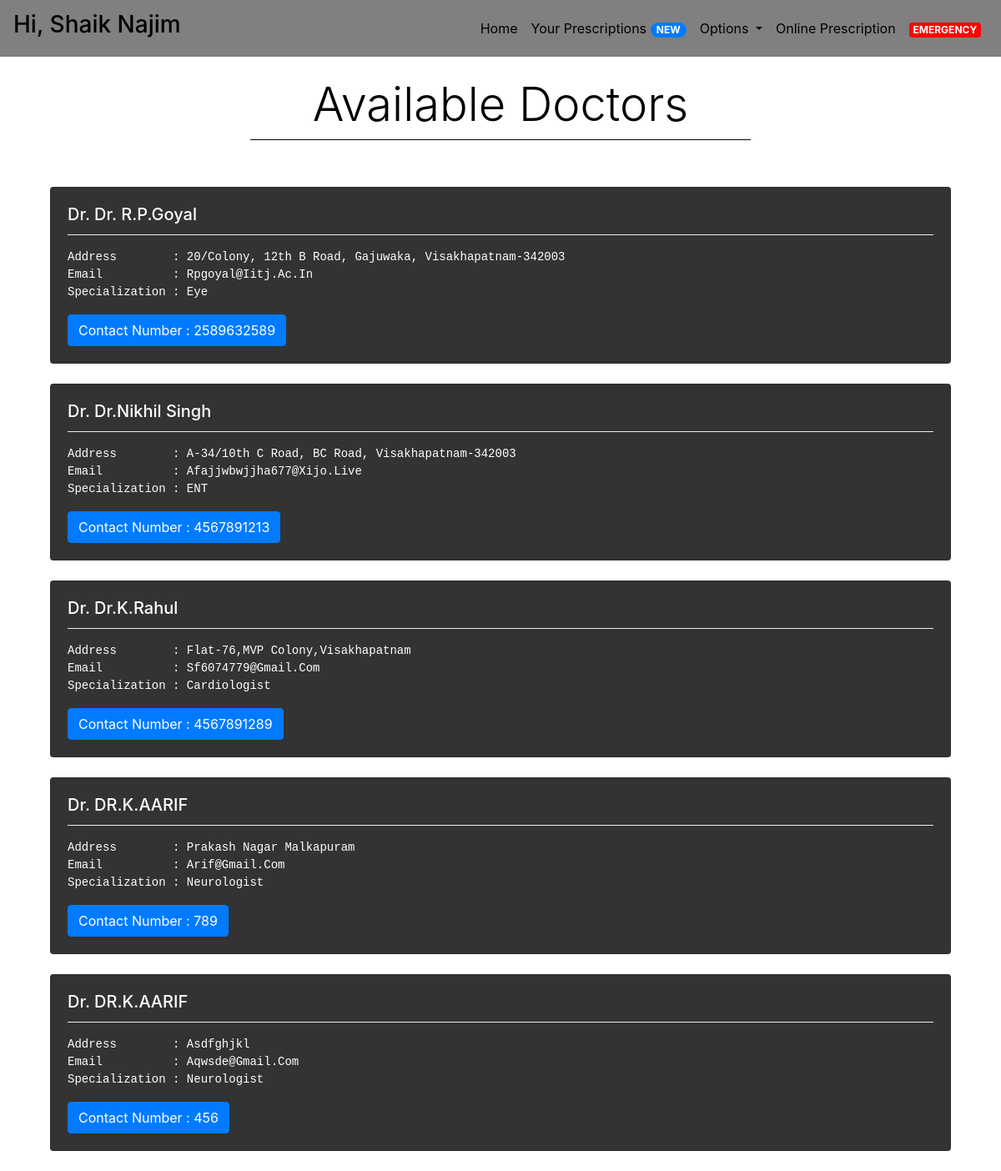
/doctors (signed in), run on the app's committed database.
### dron/models.py (models this page shows, shortened)
class Doctor(models.Model):
    name = models.CharField(max_length = 30)
    address = models.CharField(max_length = 100)
    contactNumber = models.CharField(unique = True, max_length = 10)
    email = models.EmailField(unique = True, max_length = 255)
    specialization = models.CharField(max_length = 100)
    passwordHash = models.CharField(max_length = 64)
    emailHash = models.CharField(max_length = 64)

### dron/views.py (the view)
# urls.py: path('doctors', views.doctors, name = "doctors"),
def doctors(request):
    context = {
        "doctors" : Doctor.objects.all()
    }
    response = render(request,"HealthCentre/doctors.html",context)
    return responseHeadersModifier(response)

### dron/views.py (called while the page is built)
def responseHeadersModifier(response):
    response["Cache-Control"] = "no-cache, no-store, must-revalidate"
    response["Pragma"] = "no-cache"
    response["Expires"] = "0"
    return response

### dron/templates/HealthCentre/doctors.html (shortened to what this page needs)
{% extends "HealthCentre/layout.html" %}
{% block bodytag %}
  {% load static %}
  <body style="background-repeat:no-repeat;background-size:cover;background-position:center;background-image:url('https://slidescorner.com/wp-content/uploads/2022/11/01-Drake-Healthcare-and-Medical-Free-PPT-Background-by-SlidesCorner.com_-1024x576.jpg')">
{% endblock %}
{% block body %}
    <br>
    <h1 style="text-align:center;color:black;" class = "display-4">
      Available Doctors
    </h1>
    <li class="dropdown-divider" style="margin-left:25%;margin-right:25%;border-color:black"></li>
    <br>
    <br>
    {% for doctor in doctors %}
        <div class="row container"style="margin: 0 auto;" >
            <div class="col-sm-12">
                <div class="card"style = "background:rgba(0,0,0,0.8);color:white;">
                    <div class="card-body">
                        <h5 class="card-title">Dr. {{ doctor.name }}</h5>
                        <li class="dropdown-divider"></li>
                        <p class="card-text"><pre style="color:white">Address        : {{ doctor.address }}<br>Email          : {{ doctor.email }}<br>Specialization : {{ doctor.specialization }}</pre></p>
                        <a href="#" class="btn btn-primary">Contact Number : {{ doctor.contactNumber }}</a>
                    </div>
                </div>
            </div>
        </div>
        <br>
    {% empty %}
        <h1 style="text-align:center;color:white" >
            Sorry! No doctors available right now. Please try again later!
        </h1>
    {% endfor %}
{% endblock %}

### dron/static/style.css (style rules this page uses)
:root { --mainclr:#239f85; --secclr:grey; --third:#DFE4E0; --mainafterclr:hsl(167, 81%, 79%); }
* { margin: 0; padding: 0; outline: none; box-sizing: border-box; transition: .2s; text-transform: capitalize; text-decoration: none; }

### data on the page
Doctor: name "Dr. R.P.Goyal", address "20/Colony, 12th B Road, Gajuwaka, Visakhapatnam-342003", email "Rpgoyal@iitj.ac.in", specialization "Eye", contactNumber "2589632589"
Doctor: name "Dr.Nikhil Singh", address "A-34/10th C Road, BC Road, Visakhapatnam-342003", email "Afajjwbwjjha677@xijo.live", specialization "ENT", contactNumber "4567891213"
Doctor: name "Dr.K.Rahul", address "Flat-76,MVP Colony,Visakhapatnam", email "Sf6074779@gmail.com", specialization "Cardiologist", contactNumber "4567891289"
Doctor: name "DR.K.AARIF", address "Prakash Nagar Malkapuram", email "Arif@gmail.com", specialization "Neurologist", contactNumber "789"
Doctor: name "DR.K.AARIF", address "Asdfghjkl", email "Aqwsde@gmail.com", specialization "Neurologist", contactNumber "456"

### other printed values
{{ request.session.Name }} "Shaik Najim"
